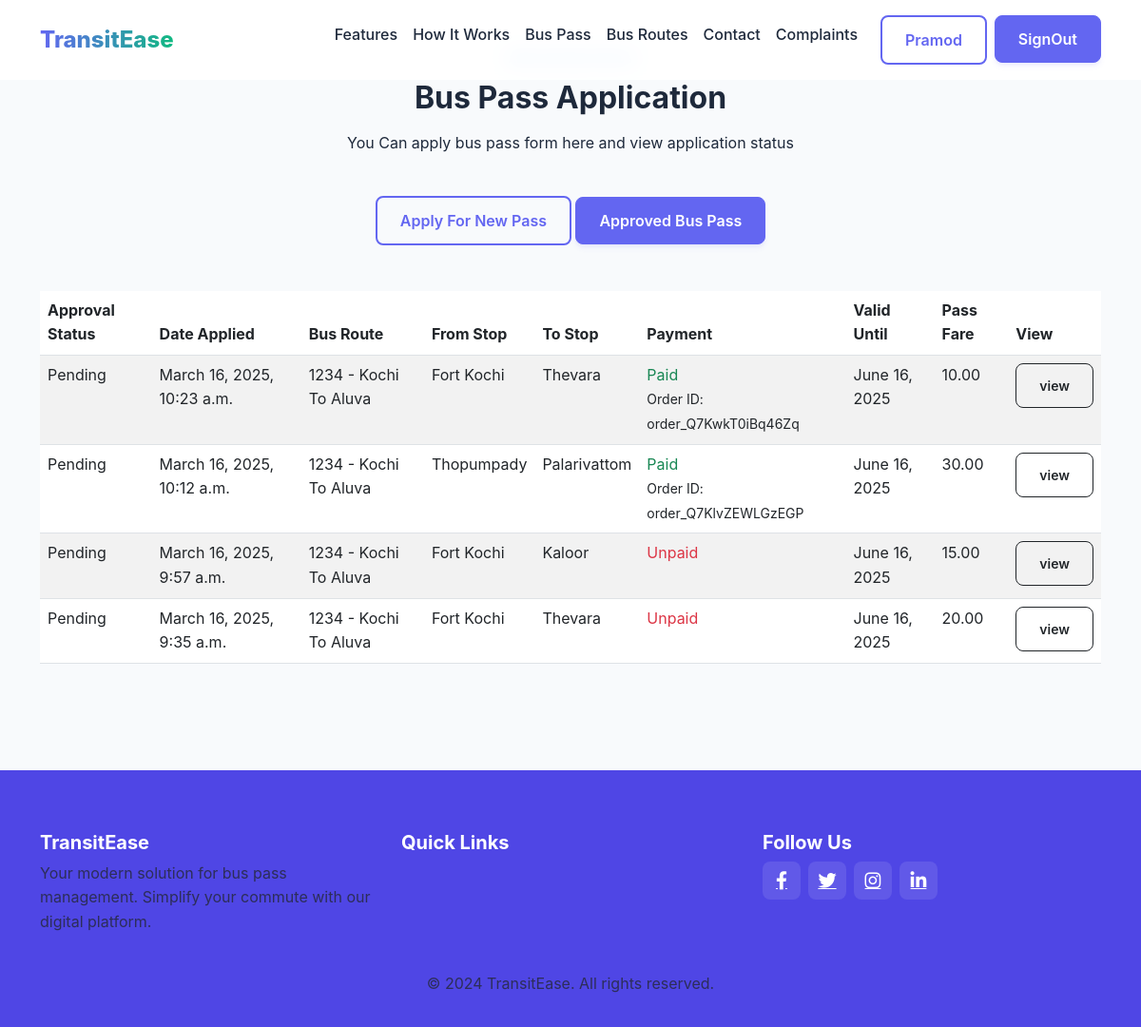
/buss_pass (signed in), run on an earlier commit of the app's database.
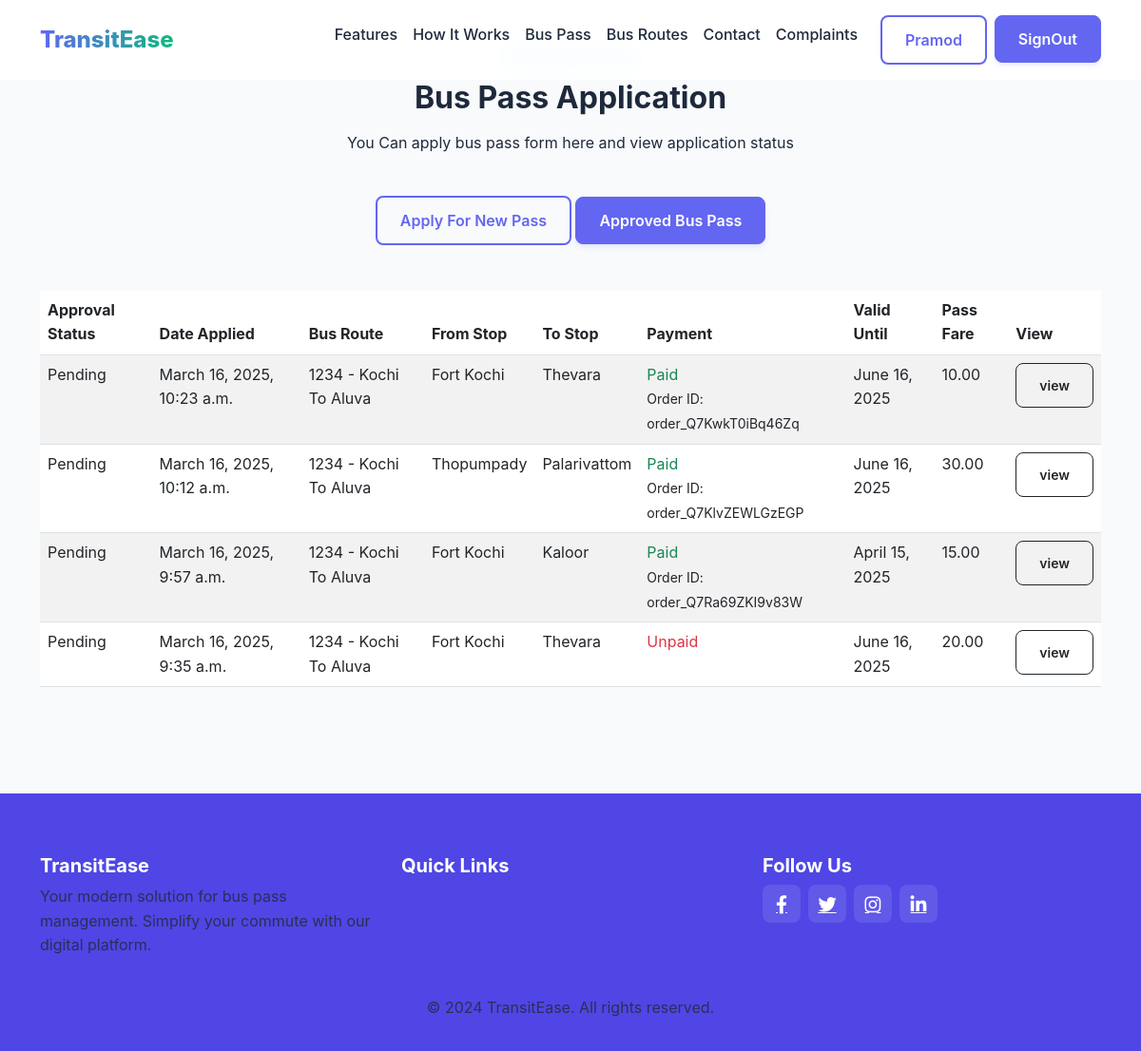
And on a later commit of the database.
### home/models.py (models this page shows, shortened)
class BusPass(models.Model):
    PROFESSION_CHOICES = (
        ('student', 'Student'),
        ('senior_citizen', 'Senior Citizen'),
        ('general', 'General'),
        ('government_employee', 'Government Employee'),
    )
    APPROVAL_STATUS_CHOICES = (
        ('pending', 'Pending'),
        ('approved', 'Approved'),
        ('rejected', 'Rejected'),
    )
    user = models.ForeignKey('CustomUser', on_delete=models.CASCADE, related_name='buspasses')
    photo = models.ImageField(upload_to='buspass_photos/', null=True, blank=True)
    id_proof = models.FileField(upload_to='id_proofs/', null=True, blank=True)
    approval_status = models.CharField(max_length=20, choices=APPROVAL_STATUS_CHOICES, default="pending")
    status = models.BooleanField(default=False)
    date_applied = models.DateTimeField(auto_now_add=True)
    date_approved = models.DateTimeField(null=True, blank=True)
    date_rejected = models.DateTimeField(null=True, blank=True)
    profession = models.CharField(max_length=100, choices=PROFESSION_CHOICES, default='general')
    bus_route = models.ForeignKey(BusRoute, on_delete=models.CASCADE, related_name='passes')
    from_stop = models.ForeignKey(BusStop, on_delete=models.CASCADE, related_name='passes_from')
    to_stop = models.ForeignKey(BusStop, on_delete=models.CASCADE, related_name='passes_to')
    valid_from = models.DateField()
    valid_until = models.DateField()
    payment_status = models.BooleanField(default=False)
    pass_validity_in_days = models.BigIntegerField(default=30)
    payment_order_id = models.CharField(max_length=100,null=True, blank=True)
    pass_fare = models.DecimalField(max_digits=10, decimal_places=2, null=True, blank=True)
    class Meta:
        verbose_name = 'bus pass'
        verbose_name_plural = 'bus passes'

class BusRoute(models.Model):
    route_name = models.CharField(max_length=100, unique=True)
    start_point = models.CharField(max_length=100)
    end_point = models.CharField(max_length=100)
    route_number = models.CharField(max_length=10, unique=True)
    class Meta:
        verbose_name = 'bus route'
        verbose_name_plural = 'bus routes'
    def __str__(self):
        return f"{self.route_number} - {self.route_name}"

class BusStop(models.Model):
    route = models.ForeignKey(BusRoute, on_delete=models.CASCADE, related_name="stops")
    stop_name = models.CharField(max_length=100)
    sequence_number = models.PositiveIntegerField()
    class Meta:
        verbose_name = 'bus stop'
        verbose_name_plural = 'bus stops'
        unique_together = ('route', 'sequence_number')
        ordering = ['route', 'sequence_number']

### home/views.py (the view)
# urls.py: path("buss_pass",views.buss_pass,name="buss_pass"),
@login_required(login_url='signin')
def buss_pass(request):
    buspasses = BusPass.objects.filter(user=request.user, status= False).order_by('-date_applied')
    return render(request,"buss_pass.html",{"buspasses":buspasses})

### templates/buss_pass.html (shortened to what this page needs)
{% extends 'index.html' %}
{% block content %}
<section id="features" class="py-5 py-lg-7">
    <div class="container">
        <div class="text-center mb-5">
            <span class="badge bg-primary-light text-primary px-3 py-2 mb-2">APPLICATION STATUS</span>
            <h2 class="fw-bold mb-3">Bus Pass Application</h2>
            <p class="text-gray mx-auto" style="max-width: 600px;">You Can apply bus pass form here and view application status</p>
         <br>
            <a href="{% url 'buspass_apply' %}" class="btn btn-outline-primary">Apply For New Pass</a>
            <a href="{% url 'approved_buss_pass' %}" class="btn btn-primary">Approved Bus Pass</a>
        </div>
        <div class="table-responsive">
            <table class="table table-striped">
                <thead>
                    <tr>
                        <th>Approval Status</th>
                        <th>Date Applied</th>
                        <th>Bus Route</th>
                        <th>From Stop</th>
                        <th>To Stop</th>
                        <th>Payment</th>
                        <th>Valid Until</th>
                        <th>Pass Fare</th>
                        <th>View</th>
                    </tr>
                </thead>
                <tbody>
                    {% for pass in buspasses %}
                    <tr>
                        <td>{{ pass.get_approval_status_display }}</td>
                        <td>{{ pass.date_applied }}</td>
                        <td>{{ pass.bus_route }}</td>
                        <td>{{ pass.from_stop.stop_name }}</td>
                        <td>{{ pass.to_stop.stop_name }}</td>
                        <td>{% if pass.payment_status %}
                            <span class="text-success">Paid</span>
                            {% if pass.payment_order_id %}
                                <br><small>Order ID: {{ pass.payment_order_id }}</small>
                            {% endif %}
                        {% else %}
                            <span class="text-danger">Unpaid</span>
                        {% endif %}</td>
                        <td>{{ pass.valid_until }}</td>
                        <td>{{ pass.pass_fare }}</td>
                        <th><a href="{%url 'application_single' pass.id%}" class="btn btn-outline-dark btn-sm">view</a></th>
                    </tr>
                    {% endfor %}
                </tbody>
            </table>
        </div>
    </div>
</section>
{% endblock  %}

What changed in the data, as far as the page shows it:
changed BusPass "Kaloor": payment_order_id (not shown) → "order_Q7Ra69ZKI9v83W"; valid_until "June 16, 2025" → "April 15, 2025"; payment_status "Unpaid" → "Paid Order ID:"
